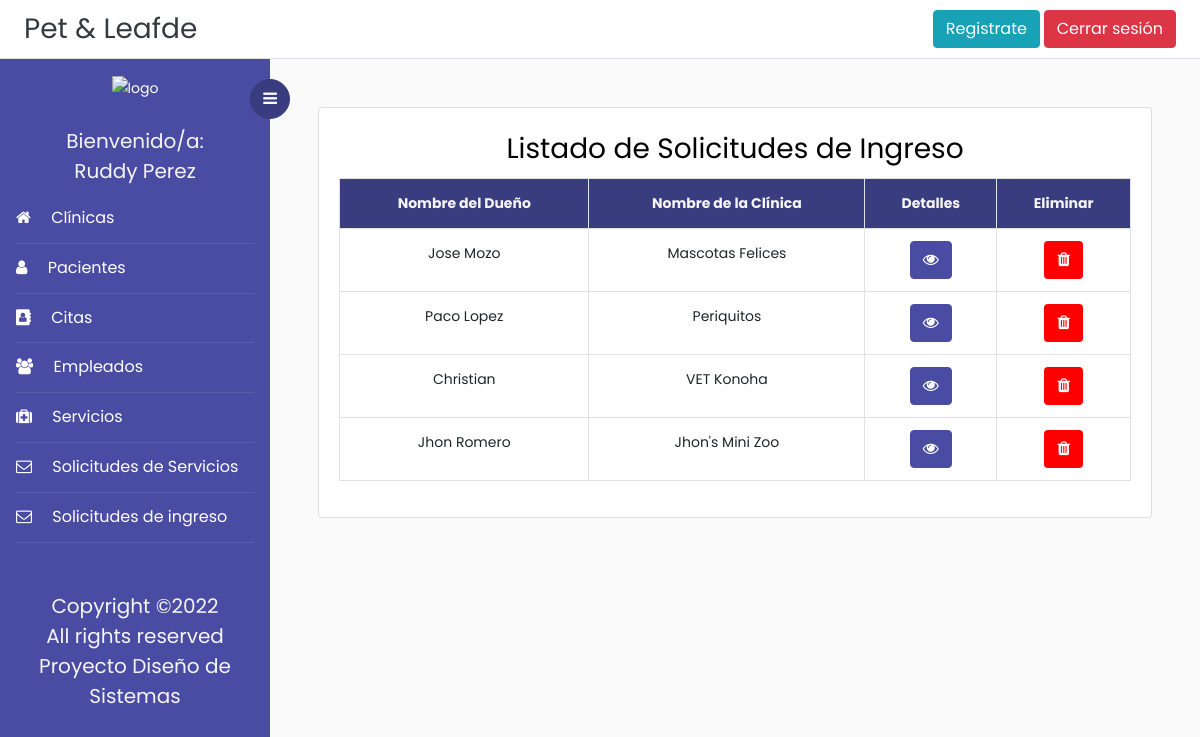
Screenshot of /listadoSolicitudes/ (signed in) with the database file from the repository.
### Veterinaria/models.py (models this page shows, shortened)
class Solicitudes(models.Model):
    solicitante = models.CharField(max_length=100, validators=[solo_Letras])
    nombreClinica = models.CharField(max_length=100, validators=[solo_Letras])
    direccionClinica = models.CharField(max_length=500)
    horariosClinica = models.CharField(max_length=500)
    telefonoClinica = models.CharField(max_length=10, help_text="####-####", validators=[formato_Telefono])
    serviciosClinica = models.CharField(max_length=500)

### Veterinaria/views.py (the view)
# urls.py: path('listadoSolicitudes/', login_required(ListarSolicitudes.as_view()), name='listado_solicitudes'),
class ListarSolicitudes(ListView):
    model = Solicitudes
    template_name = 'Plantillas/listadoSolicitudes.html'
    context_object_name = 'solicitudes'

### Veterinaria/templates/Plantillas/listadoSolicitudes.html (shortened to what this page needs)
{% extends 'base.html' %}
{% block content %}
<div class="row">
	<div class="col-md" >
		<div class="card">
			<div class="card-body" >
				<h3 align ="center">Listado de Solicitudes de Ingreso</h3>
				<table class="table table-bordered ">
					<tr style="text-align: center; background-color: #393c7f; color:whitesmoke;">
			<th style="text-align: center">Nombre del Dueño</th>
			<th style="text-align: center">Nombre de la Clínica</th>
			<th style="text-align: center">Detalles</th>
			<th style="text-align: center">Eliminar</th>
		</tr>
		{% for p in solicitudes %}
			<tr>
				<td style="text-align: center">
					<div>{{p.solicitante}}</div>
				</td>
				<td style="text-align: center">
				{{p.nombreClinica}}
				</td>
				<td style="text-align: center" >
    				<a href="{% url 'detalle_solicitud' p.id %}" class="btn btn-primary"><i class="fa fa-eye" aria-hidden="true"></i></a>
				</td>
				<td style="text-align: center" >
					<button onclick="return abrir_modal('{% url 'eliminar_solicitud_ingreso' p.pk %}')"  style="color:white; background-color:red" class="btn btn-successtn"><i class="fa fa-trash" aria-hidden="true"></i></button>
				</td>
			</tr>
		{% endfor %}
	</table>
</div>
</div>
</div>
</div>&nbsp;
{% endblock content%}

### Veterinaria/templates/base.html (shortened to what this page needs)
<!doctype html>
<html lang="en">
  <head>
	<link rel="stylesheet" href="https://cdnjs.cloudflare.com/ajax/libs/select2/4.0.13/css/select2.min.css" />
    <link rel="stylesheet" href="https://cdn.jsdelivr.net/bxslider/4.2.12/jquery.bxslider.css">
	<link rel="stylesheet" href="https://stackpath.bootstrapcdn.com/font-awesome/4.7.0/css/font-awesome.min.css">
    {% load static %}
	<link rel="stylesheet" href="{% static 'css/style.css' %}">
    <link href='https://api.mapbox.com/mapbox-gl-js/v2.3.1/mapbox-gl.css' rel='stylesheet' />
  </head>
  <body>
		{% block navbar %}
	  <div class="d-flex flex-column flex-md-row align-items-center p-2 px-md-4 bg-white border-bottom box-shadow">
      <h3 class="my-0 mr-md-auto font-weight-normal" ><a class="text-dark" href="{% url 'index' %}">Pet & Leafde</a></h3>
	  <a class="btn btn-info" href="{% url 'registro'%}">Registrate</a>&nbsp;
	  {% if request.user.is_authenticated %}
      <a class="btn btn-danger" href="{% url 'logout' %}">Cerrar sesión</a>
	  {% else %}
	  <a class="btn btn-success" href="{% url 'login' %}">Iniciar sesión</a>
	  {% endif %}
    </div>
		<div class="wrapper d-flex align-items-stretch">
			<nav id="sidebar">
				<div class="custom-menu">
					<button type="button" id="sidebarCollapse" class="btn btn-primary">
	          <i class="fa fa-bars"></i>
	        </button>
        </div>
				<div class="p-3">
        <div class="contenedor_logo" align="center">
            <img  class="logo"  src="{% static 'images/logo.png'%}" alt="logo">
        </div>&nbsp;
			{% if request.user.is_authenticated %}
			<h5 style="color:whitesmoke;" class="my-0 mr-md-auto font-weight-normal" align ="center">Bienvenido/a:</h5>
			<h5 style="color:whitesmoke;" align ='center'>{{user.first_name}} {{user.last_name}}</h5>
	        <ul class="list-unstyled components mb-5">
	          <li class="active">
	            <a href="{% url 'listar_clinica' %}"><span class="fa fa-home mr-3"></span> Clínicas</a>
	          </li>
	          <li class="active">
	            <a href="{% url 'listado_pacientes' %}"><span class="fa fa-user mr-3"></span> Pacientes</a>
	          </li>
	          <li class="active">
              <a href="{% url 'listado_citas' %}"><span class="fa fa-address-book mr-3"></span> Citas</a>
	          </li>
	          <li class="active">
              	<a href="{% url 'listado_empleados' %}"><span class="fa fa-users mr-3"></span> Empleados</a>
	          </li>
			  <li class="active">
              	<a href="{% url 'listado_servicios' %}"><span class="fa fa-medkit mr-3"></span> Servicios</a>
	          </li>
			  <li class="active">
              	<a href="{% url 'listado_solicitud_servicio' %}"><span class="fa fa-envelope-o mr-3"></span> Solicitudes de Servicios</a>
	          </li>
			  <li class="active">
				<a href="{% url 'listado_solicitudes' %}"><span class="fa fa-envelope-o mr-3"></span> Solicitudes de ingreso</a>
			</li>
			</ul>
			{% endif %}
	        <div class="footer">
	        	<h5 align="center" style="color:whitesmoke;">
						  Copyright &copy;<script>document.write(new Date().getFullYear());</script><br>
						  All rights reserved <br> Proyecto Diseño de Sistemas
	        </div>
	      </div>
    	</nav>
        {% endblock navbar%}
      <div id="content" class="p-4 p-md-5 pt-5">
	  {% block content %}{% endblock content%}
  </body>
</html>

### rows the page displays
Solicitudes: solicitante "Jose Mozo", nombreClinica "Mascotas Felices"
Solicitudes: solicitante "Paco Lopez", nombreClinica "Periquitos"
Solicitudes: solicitante "Christian", nombreClinica "VET Konoha"
Solicitudes: solicitante "Jhon Romero", nombreClinica "Jhon's Mini Zoo"

### other values shown
{{ user.first_name }} "Ruddy"
{{ user.last_name }} "Perez"
